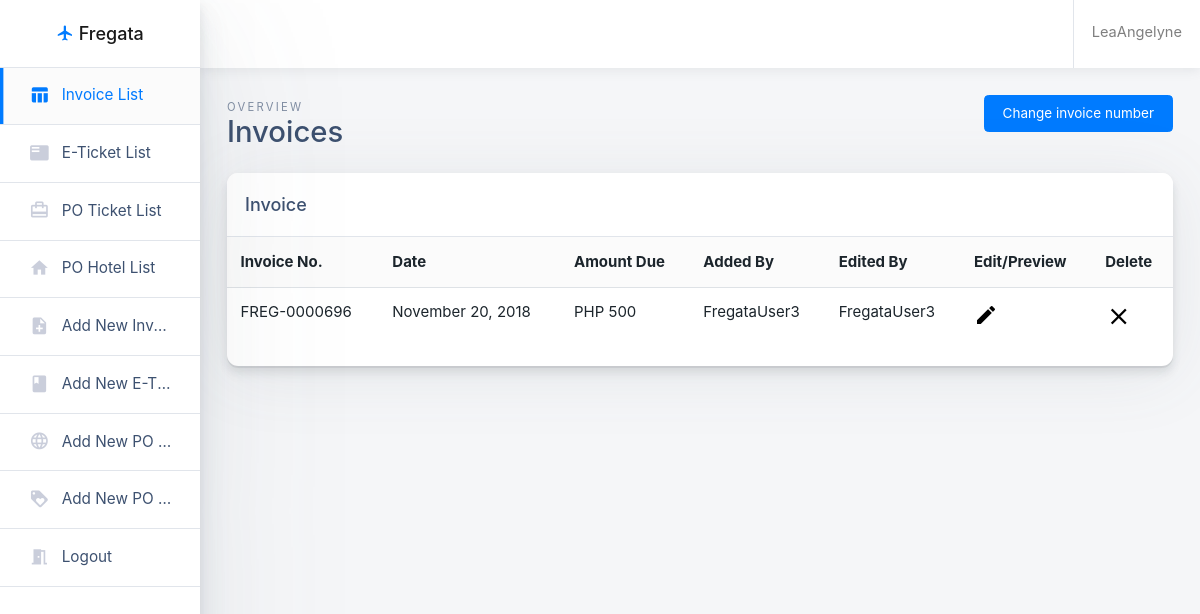
Screenshot of /tables.php (signed in) with the database file from the repository.
### tables this page shows
CREATE TABLE `tbl_data` (
  `data_id` int(11) NOT NULL,
  `data_customID` text NOT NULL,
  `data_date` text NOT NULL,
  `data_due` text NOT NULL,
  `data_addedby` varchar(50) NOT NULL,
  `data_editedby` varchar(50) NOT NULL,
  `data_html` longtext NOT NULL
);

### tables.php (the view, shortened to what this page needs)
<!doctype html>
<html class="no-js h-100" lang="en">
  <head>
    <link href="https://use.fontawesome.com/releases/v5.0.6/css/all.css" rel="stylesheet">
    <link rel="stylesheet" href="https://maxcdn.bootstrapcdn.com/bootstrap/4.0.0/css/bootstrap.min.css">
    <link rel="stylesheet" id="main-stylesheet" data-version="1.0.0" href="styles/shards-dashboards.1.0.0.min.css">
    <link rel="stylesheet" href="styles/extras.1.0.0.min.css">
    <link rel="stylesheet" href="styles/mainstyle.css">
  </head>
  <body class="h-100">
    <div class="container-fluid">
      <div class="row">
        <aside class="main-sidebar col-12 col-md-3 col-lg-2 px-0">
          <div class="main-navbar">
            <nav class="navbar align-items-stretch navbar-light bg-white flex-md-nowrap border-bottom p-0">
              <a class="navbar-brand w-100 mr-0" href="#" style="line-height: 25px;">
                <div class="d-table m-auto">
                  <i class="material-icons" style="color:#007bff;">
</i>
                  <span class="d-none d-md-inline ml-1">Fregata</span>
                </div>
              </a>
            </nav>
          </div>
          <div class="nav-wrapper">
            <ul class="nav flex-column">
              <li class="nav-item">
                <a class="nav-link active" href="tables.php">
                  <i class="material-icons">table_chart</i>
                  <span>Invoice List</span>
                </a>
              </li>
              <li class="nav-item">
                <a class="nav-link" href="tablesTicket.php">
                  <i class="material-icons">featured_play_list</i>
                  <span>E-Ticket List</span>
                </a>
              </li>
							<li class="nav-item">
								<a class="nav-link " href="POT.php">
									<i class="material-icons">card_travel</i>
									<span>PO Ticket List</span>
								</a>
							</li>
							<li class="nav-item">
								<a class="nav-link " href="POH.php">
									<i class="material-icons">home</i>
									<span>PO Hotel List</span>
								</a>
							</li>
							<li class="nav-item">
								<a class="nav-link " href="PDF.php">
									<i class="material-icons">note_add</i>
									<span>Add New Invoice</span>
								</a>
							</li>
							<li class="nav-item">
								<a class="nav-link" href="PDFTicket.php">
									<i class="material-icons">book</i>
									<span>Add New E-Ticket</span>
								</a>
							</li>
							<li class="nav-item">
								<a class="nav-link " href="PDF_POTicket.php">
									<i class="material-icons">language</i>
									<span>Add New PO Ticket</span>
								</a>
							</li>
							<li class="nav-item">
								<a class="nav-link" href="PDF_POHotel.php">
									<i class="material-icons">loyalty</i>
									<span>Add New PO Hotel</span>
								</a>
							</li>
							<li class="nav-item">
								<a class="nav-link " href="logout.php">
									<i class="material-icons">meeting_room</i>
									<span>Logout</span>
								</a>
							</li>
            </ul>
          </div>
        </aside>
        <main class="main-content col-lg-10 col-md-9 col-sm-12 p-0 offset-lg-2 offset-md-3">
          <div class="main-navbar sticky-top bg-white">
            <nav class="navbar align-items-stretch navbar-light flex-md-nowrap p-0">
              <form action="#" class="main-navbar__search w-100 d-none d-md-flex d-lg-flex">
                <div class="input-group input-group-seamless ml-3">
                  <div class="input-group-prepend">
                    <div class="input-group-text">
                    </div>
                  </div>
                   </div>
              </form>
              <ul class="navbar-nav border-left flex-row ">
                <li class="nav-item dropdown">
                  <a class="nav-link  text-nowrap px-3" data-toggle="dropdown" href="#" role="button" aria-haspopup="true" aria-expanded="false">
                    <span class="d-none d-md-inline-block" id="mainUser"><?php echo $_SESSION['user']; ?></span>
                  </a>
                </li>
              </ul>
            </nav>
          </div>
          <div class="main-content-container container-fluid px-4">
            <div class="page-header row no-gutters py-4">
              <div class="col-12 col-sm-4 text-center text-sm-left mb-0">
                <span class="text-uppercase page-subtitle">Overview</span>
                <h3 class="page-title">Invoices</h3>
              </div>
              <div class="add-button-float" id="changebtn">
              <button class="btn btn-primary " onclick="location.href = 'change-invoice.php';">Change invoice number</button>
            </div>
            </div>
            <div class="row">
              <div class="col">
                <div class="card card-small mb-4">
                  <div class="card-header border-bottom">
                    <h6 class="m-0">Invoice</h6>
                  </div>
                  <div class="card-body p-0 pb-3 text-center">
                    <table class="table mb-0">
                      <thead class="bg-light">
                        <tr>
                          <th scope="col" class="border-0">Invoice No.</th>
                          <th scope="col" class="border-0">Date</th>
                          <th scope="col" class="border-0">Amount Due</th>
													<th scope="col" class="border-0">Added By</th>
													<th scope="col" class="border-0">Edited By</th>
                          <th scope="col" class="border-0">Edit/Preview</th>
                          <th id = "clearTD" scope="col" class="border-0">Delete</th>
                        </tr>
                      </thead>
                      <?php
                      include "connection.php";
                      $sql = "SELECT * FROM tbl_data";
                      $result = $conn ->query($sql);
                      while($row = $result->fetch_assoc()){
                      ?>
                      <tbody>
                        <tr>
                          <td> <?php echo $row['data_customID']?></td>
                          <td> <?php echo $row['data_date']?></td>
                          <td> <?php echo $row['data_due']?></td>
                          <td> <?php echo $row['data_addedby']?></td>
                          <td> <?php echo $row['data_editedby']?></td>
                          <td><a onclick="editData('<?php echo $row['data_customID'];?>')"><i style="font-size:160%;" class="material-icons  setColor">create</i></a></td>
                          <td><a id= "clearbtn" onclick= "deleteData('<?php echo $row['data_customID'];?>')"><i style="font-size:180%;" class="material-icons  setColor">clear</i></a></td>
                        </tr>
                      </tbody>
                    <?php } ?>
                    </table>
                  </div>
                </div>
              </div>
            </div>
    </div>
  </body>
</html>

### styles/mainstyle.css (style rules this page uses)
.fg-text, .fg-text--display, .fg-text--body, .fg-text--reverse, body, .fg-list--plain--vertical, .fg-list--plain--horizontal, .fg-nav--secondary .fg-nav__section, .fg-nav--secondary--horizontal .fg-nav__section, .fg-nav--tertiary .fg-nav__section, .fg-list, .fg-list--bulleted, .fg-list--numbered, .fg-list--alpha, .fg-list--icon, .fg-tag, .fg-input, .fg-input--prefixed, .fg-input--prefixed--wide, .fg-input--suffixed, .fg-input--suffixed--wide, .fg-textarea, .fg-input--signature::placeholder, .fg-checkbox .fg-form-field__label, .fg-radio .fg-form-field__label, .fg-toggle__label, .fg-datepicker__day, .fg-select__input, .fg-form-field__label, .fg-form-field__label--align-top, .fg-form-field__read-only, .fg-table, .fg-table--fixed-width, .fg-table--skeleton, .fg-table--plain, .fg-table--condensed, .fg-tooltip, .fg-tooltip--top, .fg-tooltip--left, .fg-tooltip--bottom, .fg-tooltip--right, .fg-modal, .fg-modal--danger, .fg-nav__menu--apps .fg-nav__menu__item__label, .fg-business-switcher__panel__header__title { font-family: -apple-system,BlinkMacSystemFont,"Segoe UI","Roboto","Oxygen","Ubuntu","Cantarell","Fira Sans","Droid Sans","Helvetica Neue",sans-serif; color: #1c252c; font-weight: 400; }
table { display: table; border-spacing: 2px; border-color: grey; }
tr { display: table-row; vertical-align: inherit; border-color: inherit; }
td, th { display: table-cell; vertical-align: inherit; }
tbody { display: table-row-group; vertical-align: middle; border-color: inherit; }
thead { display: table-header-group; vertical-align: middle; border-color: inherit; }
.setColor { color:#000; }
a:-webkit-any-link { cursor: pointer; }
.add-button-float { margin-left: auto; }
.text-center { text-align: left!important; }

### rows the page displays
tbl_data: data_customID "FREG-0000696", data_date "November 20, 2018", data_due "PHP 500", data_addedby "FregataUser3", data_editedby "FregataUser3"

### other values shown
$_SESSION['user'] "LeaAngelyne"
